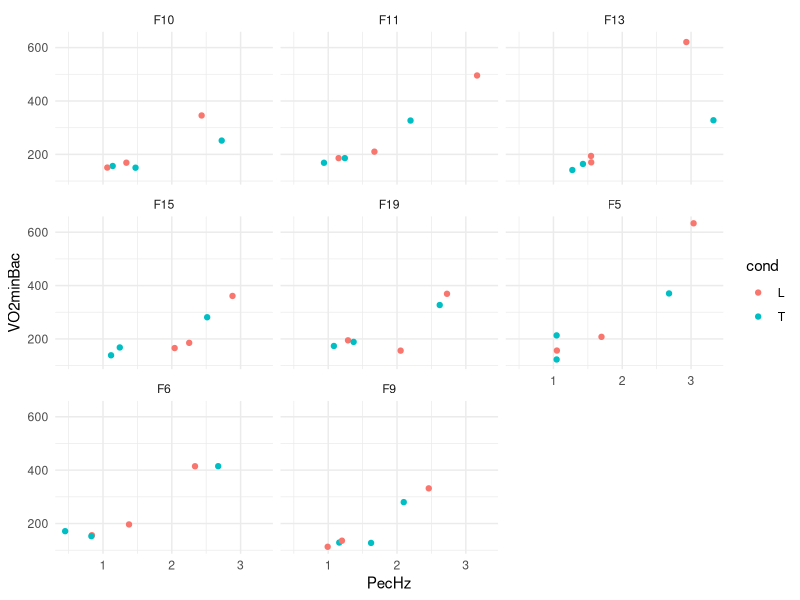

R code for this plot: (Note: this script raises an error after producing the figure.)
# look at fin beat stuff....

# David L Miller 5 December 2017



hz <- read.csv("FishVO2Hz.csv")

# make codes for the speeds
hz$speedcode <- "H"
hz$speedcode[hz$speed == 0.5] <- "L"
hz$speedcode[hz$speed == 1.5] <- "M"
# speeds set at 0.5, 1.5 and then the max that got data for both turbulent
# and laminar flows. (Measured in bodylengths/s of course)


library(ggplot2)

# quick visualisation
p <- ggplot(hz) +
  #geom_point(aes(x=speed, y=VO2minBac, colour=cond)) +
  geom_point(aes(x=PecHz, y=VO2minBac, colour=cond)) +
  theme_minimal() +
  facet_wrap(~Fish)
print(p)


# let's fit a GAM!
library(mgcv)
# this is fitting a model that says:
# O2 varies as a function of pectoral hz, but we should estimate a different
# curve for each condition. We also think that fish acts like a random effect
b_pec <- gam(VO2minBac~s(PecHz, cond, bs="fs") + s(Fish, bs="re"),
              data=hz, method="REML")

# check this model
gam.check(b_pec)
# looks like there might be a minor issue with heteroskedasticity? probably not
# worth worrying about (top right). Looks like the model predicts well (bottom
# right). Residuals look normal enough (left side). Text output shows that we let
# our model be wiggly enough
summary(b_pec)
# v. high % deviance explained, maybe the fish random effect is not super-relevant
# but we can include anyway as we think there is between-fish variability


# now to make predictions, make a grid of values with all the pectoral hz we need
# plus values for the condition and fish
preddat <- expand.grid(PecHz = seq(0.5, 3.5, by=0.1),
                       cond  = c("T", "L"),
                       Fish  = unique(hz$Fish))

# make predictions, also predict the standard error
pr <- predict(b_pec, preddat, type="response", se=TRUE)
preddat$VO2minBac <- pr$fit
# generate the CIs
preddat$upper <- pr$fit + 2*pr$se.fit
preddat$lower <- pr$fit - 2*pr$se.fit


# what does that look like?
p <- ggplot(hz) +
  geom_line(aes(x=PecHz, y=VO2minBac, colour=cond, group=cond), data=preddat) +
  geom_line(aes(x=PecHz, y=upper, colour=cond, group=cond), linetype=2, data=preddat) +
  geom_line(aes(x=PecHz, y=lower, colour=cond, group=cond), linetype=2, data=preddat) +
  geom_text(aes(x=PecHz, y=VO2minBac, colour=cond, label=speedcode)) +
  scale_colour_brewer(type="qual") +
  theme_minimal() +
  labs(x="Pectoral Hz", colour="Condition") +
  facet_wrap(~Fish, nrow=2)

print(p)

# ignore fish and predict excluding the fish random effect
preddat <- expand.grid(PecHz = seq(0.5, 3.5, by=0.1),
                       cond  = c("T", "L"), Fish="F5")
pr <- predict(b_pec, preddat, type="response", se=TRUE, exclude="s(Fish)")
preddat$VO2minBac <- pr$fit
preddat$upper <- pr$fit + 2*pr$se.fit
preddat$lower <- pr$fit - 2*pr$se.fit

# what does that look like?
p <- ggplot(hz) +
  geom_line(aes(x=PecHz, y=VO2minBac, colour=cond, group=cond), data=preddat) +
  geom_line(aes(x=PecHz, y=upper, colour=cond, group=cond), linetype=2, data=preddat) +
  geom_line(aes(x=PecHz, y=lower, colour=cond, group=cond), linetype=2, data=preddat) +
  geom_text(aes(x=PecHz, y=VO2minBac, colour=cond, label=speedcode)) +
  scale_colour_brewer(type="qual") +
  theme_minimal() +
  labs(x="Pectoral Hz", colour="Condition")

print(p)






# what about caudal fin?
# quick visualisation
p <- ggplot(hz) +
  geom_point(aes(x=CaudHz, y=VO2minBac, colour=cond)) +
  theme_minimal() +
  facet_wrap(~Fish)

print(p)

# try the same kind of model as above for the caudal?
# need to reduce k (smooth complexity) as we don't have many unique values
b_caud <- gam(VO2minBac~s(CaudHz, cond, bs="fs", k=5) + s(Fish, bs="re"),
              data=hz, method="REML")

# model check
summary(b_caud)
# less deviance explained than before and less wiggly effects?
plot(b_caud)
# do we believe that O2 is n-shaped in caudal hz?


preddat <- expand.grid(CaudHz = seq(0, 5, by=0.1),
                       cond  = c("T", "L"),
                       Fish  = unique(hz$Fish))

preddat$VO2minBac <- predict(b_caud, preddat, type="response")


p <- ggplot(hz) +
  geom_line(aes(x=CaudHz, y=VO2minBac, colour=cond, group=cond), data=preddat) +
  geom_text(aes(x=CaudHz, y=VO2minBac, colour=cond, label=speedcode)) +
  scale_colour_brewer(type="qual") +
  theme_minimal() +
  labs(x="Caudal Hz", colour="Condition")# +
#  facet_wrap(~Fish, nrow=2)

print(p)





# FANCY MODELS
#
#b_use <- gam(VO2minBac~s(PecHz, CaudHz, cond,
#                         bs="fs", k=10, xt="tp") +
#                       s(Fish, bs="re"),
#              data=hz, method="REML")
#
#
#
#par(mfrow=c(1,2))
#hist(hz$PecHz)
#hist(hz$CaudHz)
#
#
#
#preddat <- expand.grid(PecHz  = seq(0, 3.5, len=100),
#                       CaudHz = seq(0, 5, len=100),
#                       cond   = c("T", "L"),
#                       Fish   = unique(hz$Fish))
#
#preddat$VO2minBac <- predict(b_use, preddat, type="response", exclude="s(Fish)")
#
#
## YIKES plotting
#
#pred_yikes <- preddat
#
#
#library(viridis)
#
#p <- ggplot(pred_yikes) +
#  geom_tile(aes(x=PecHz, y=CaudHz, fill=VO2minBac)) +
#  geom_point(aes(x=PecHz, y=CaudHz), data=hz) +
#  theme_minimal() +
#  scale_fill_viridis() +
#  coord_equal() +
#  facet_wrap(~cond)
#
#print(p)
#
#
#
